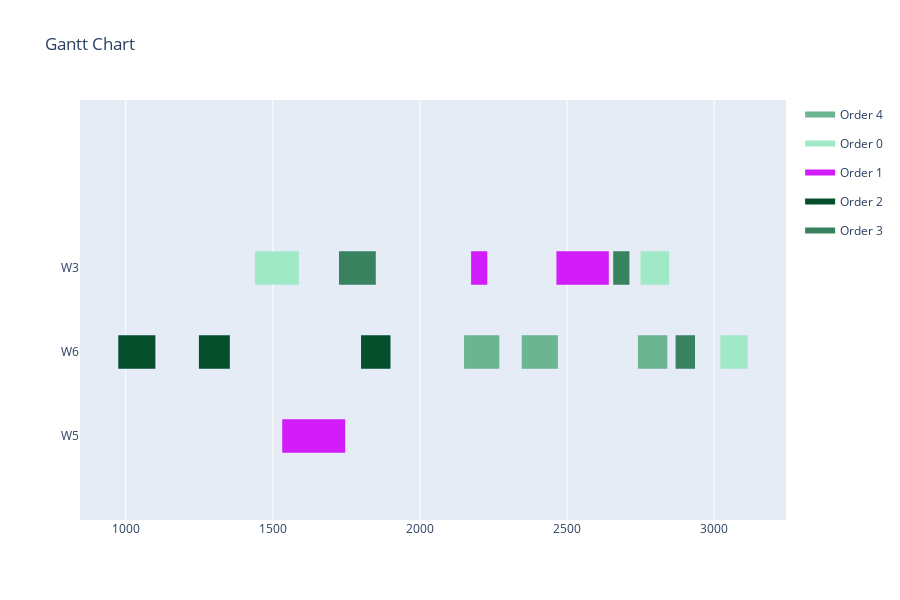

Notebook source saved alongside this figure:
### Code cell
data = []
for i in range(len(solution)):
    data.append([assignments[i], operations[i], solution[i], duration_lookup_table[operations[i]][assignments[i]]])
visualize(data)

### Figure 1 — Plotly figure (JSON) as saved in the notebook; plotly's stock layout.template omitted (floating-point values rounded to 4 significant figures)
{"data": [{"fill": "toself", "fillcolor": "rgb(107, 181, 146)", "hoverinfo": "name", "legendgroup": "rgb(107, 181, 146)", "mode": "none", "name": "Order 4", "type": "scatter", "x": [2150, 2270, 2270, 2150, 2150, 2346, 2469, 2469, 2346, 2346, 2741, 2841, 2841, 2741], "y": [0.8, 0.8, 1.2, 1.2, null, 0.8, 0.8, 1.2, 1.2, null, 0.8, 0.8, 1.2, 1.2]}, {"fill": "toself", "fillcolor": "rgb(159, 233, 198)", "hoverinfo": "name", "legendgroup": "rgb(159, 233, 198)", "mode": "none", "name": "Order 0", "type": "scatter", "x": [1439, 1589, 1589, 1439, 1439, 2750, 2847, 2847, 2750, 2750, 3021, 3114, 3114, 3021], "y": [1.8, 1.8, 2.2, 2.2, null, 1.8, 1.8, 2.2, 2.2, null, 0.8, 0.8, 1.2, 1.2]}, {"fill": "toself", "fillcolor": "rgb(210, 28, 249)", "hoverinfo": "name", "legendgroup": "rgb(210, 28, 249)", "mode": "none", "name": "Order 1", "type": "scatter", "x": [1532, 1746, 1746, 1532, 1532, 2174, 2229, 2229, 2174, 2174, 2464, 2642, 2642, 2464], "y": [-0.2, -0.2, 0.2, 0.2, null, 1.8, 1.8, 2.2, 2.2, null, 1.8, 1.8, 2.2, 2.2]}, {"fill": "toself", "fillcolor": "rgb(5, 79, 44)", "hoverinfo": "name", "legendgroup": "rgb(5, 79, 44)", "mode": "none", "name": "Order 2", "type": "scatter", "x": [975, 1101, 1101, 975, 975, 1249, 1354, 1354, 1249, 1249, 1800, 1900, 1900, 1800], "y": [0.8, 0.8, 1.2, 1.2, null, 0.8, 0.8, 1.2, 1.2, null, 0.8, 0.8, 1.2, 1.2]}, {"fill": "toself", "fillcolor": "rgb(56, 130, 95)", "hoverinfo": "name", "legendgroup": "rgb(56, 130, 95)", "mode": "none", "name": "Order 3", "type": "scatter", "x": [1725, 1850, 1850, 1725, 1725, 2657, 2712, 2712, 2657, 2657, 2869, 2935, 2935, 2869], "y": [1.8, 1.8, 2.2, 2.2, null, 1.8, 1.8, 2.2, 2.2, null, 0.8, 0.8, 1.2, 1.2]}, {"legendgroup": "rgb(107, 181, 146)", "marker": {"color": "rgb(107, 181, 146)", "opacity": 0, "size": 1}, "mode": "markers", "name": "", "showlegend": false, "text": [null, null, null, null, null, null], "type": "scatter", "x": [2150, 2270, 2346, 2469, 2741, 2841], "y": [1, 1, 1, 1, 1, 1]}, {"legendgroup": "rgb(159, 233, 198)", "marker": {"color": "rgb(159, 233, 198)", "opacity": 0, "size": 1}, "mode": "markers", "name": "", "showlegend": false, "text": [null, null, null, null, null, null], "type": "scatter", "x": [1439, 1589, 2750, 2847, 3021, 3114], "y": [2, 2, 2, 2, 1, 1]}, {"legendgroup": "rgb(210, 28, 249)", "marker": {"color": "rgb(210, 28, 249)", "opacity": 0, "size": 1}, "mode": "markers", "name": "", "showlegend": false, "text": [null, null, null, null, null, null], "type": "scatter", "x": [1532, 1746, 2174, 2229, 2464, 2642], "y": [0, 0, 2, 2, 2, 2]}, {"legendgroup": "rgb(5, 79, 44)", "marker": {"color": "rgb(5, 79, 44)", "opacity": 0, "size": 1}, "mode": "markers", "name": "", "showlegend": false, "text": [null, null, null, null, null, null], "type": "scatter", "x": [975, 1101, 1249, 1354, 1800, 1900], "y": [1, 1, 1, 1, 1, 1]}, {"legendgroup": "rgb(56, 130, 95)", "marker": {"color": "rgb(56, 130, 95)", "opacity": 0, "size": 1}, "mode": "markers", "name": "", "showlegend": false, "text": [null, null, null, null, null, null], "type": "scatter", "x": [1725, 1850, 2657, 2712, 2869, 2935], "y": [2, 2, 2, 2, 1, 1]}], "layout": {"height": 600, "hovermode": "closest", "showlegend": true, "title": {"text": "Gantt Chart"}, "xaxis": {"rangeselector": {"buttons": [{"count": 7, "label": "1w", "step": "day", "stepmode": "backward"}, {"count": 1, "label": "1m", "step": "month", "stepmode": "backward"}, {"count": 6, "label": "6m", "step": "month", "stepmode": "backward"}, {"count": 1, "label": "YTD", "step": "year", "stepmode": "todate"}, {"count": 1, "label": "1y", "step": "year", "stepmode": "backward"}, {"step": "all"}]}, "showgrid": true, "type": "linear", "zeroline": false}, "yaxis": {"autorange": false, "range": [-1, 4], "showgrid": false, "ticktext": ["W5", "W6", "W3"], "tickvals": [0, 1, 2], "zeroline": false}}}
